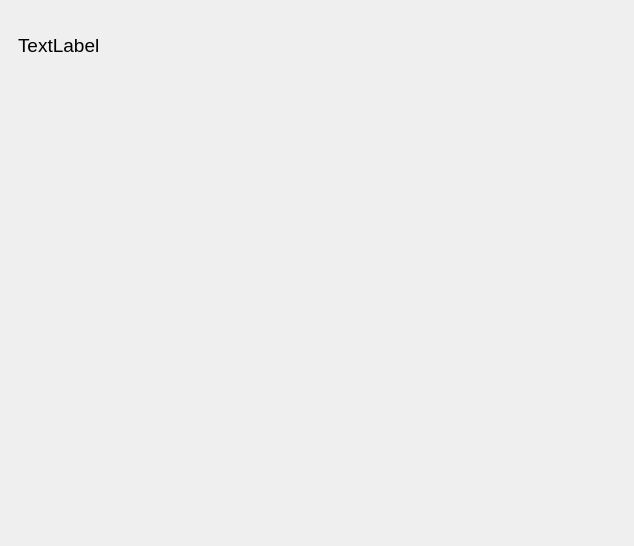
<?xml version="1.0" encoding="UTF-8"?>
<ui version="4.0">
 <class>WelcomeUserWindow</class>
 <widget class="QMainWindow" name="WelcomeUserWindow">
  <property name="geometry">
   <rect>
    <x>0</x>
    <y>0</y>
    <width>634</width>
    <height>546</height>
   </rect>
  </property>
  <property name="sizePolicy">
   <sizepolicy hsizetype="Preferred" vsizetype="Expanding">
    <horstretch>0</horstretch>
    <verstretch>0</verstretch>
   </sizepolicy>
  </property>
  <property name="maximumSize">
   <size>
    <width>16777215</width>
    <height>16777215</height>
   </size>
  </property>
  <property name="windowTitle">
   <string>MainWindow</string>
  </property>
  <widget class="QWidget" name="centralwidget">
   <property name="sizePolicy">
    <sizepolicy hsizetype="Maximum" vsizetype="Maximum">
     <horstretch>0</horstretch>
     <verstretch>0</verstretch>
    </sizepolicy>
   </property>
   <layout class="QGridLayout" name="gridLayout_2">
    <item row="0" column="0">
     <layout class="QGridLayout" name="gridLayout">
      <item row="7" column="16">
       <spacer name="verticalSpacer_14">
        <property name="orientation">
         <enum>Qt::Vertical</enum>
        </property>
        <property name="sizeType">
         <enum>QSizePolicy::Preferred</enum>
        </property>
        <property name="sizeHint" stdset="0">
         <size>
          <width>3</width>
          <height>40</height>
         </size>
        </property>
       </spacer>
      </item>
      <item row="15" column="3">
       <spacer name="horizontalSpacer_2">
        <property name="orientation">
         <enum>Qt::Horizontal</enum>
        </property>
        <property name="sizeHint" stdset="0">
         <size>
          <width>40</width>
          <height>20</height>
         </size>
        </property>
       </spacer>
      </item>
      <item row="9" column="16">
       <spacer name="verticalSpacer_6">
        <property name="orientation">
         <enum>Qt::Vertical</enum>
        </property>
        <property name="sizeType">
         <enum>QSizePolicy::Preferred</enum>
        </property>
        <property name="sizeHint" stdset="0">
         <size>
          <width>3</width>
          <height>40</height>
         </size>
        </property>
       </spacer>
      </item>
      <item row="15" column="7">
       <spacer name="horizontalSpacer_4">
        <property name="orientation">
         <enum>Qt::Horizontal</enum>
        </property>
        <property name="sizeHint" stdset="0">
         <size>
          <width>40</width>
          <height>20</height>
         </size>
        </property>
       </spacer>
      </item>
      <item row="15" column="9">
       <spacer name="horizontalSpacer_6">
        <property name="orientation">
         <enum>Qt::Horizontal</enum>
        </property>
        <property name="sizeHint" stdset="0">
         <size>
          <width>40</width>
          <height>20</height>
         </size>
        </property>
       </spacer>
      </item>
      <item row="12" column="16">
       <spacer name="verticalSpacer_3">
        <property name="orientation">
         <enum>Qt::Vertical</enum>
        </property>
        <property name="sizeType">
         <enum>QSizePolicy::Preferred</enum>
        </property>
        <property name="sizeHint" stdset="0">
         <size>
          <width>3</width>
          <height>40</height>
         </size>
        </property>
       </spacer>
      </item>
      <item row="15" column="10">
       <spacer name="horizontalSpacer_7">
        <property name="orientation">
         <enum>Qt::Horizontal</enum>
        </property>
        <property name="sizeHint" stdset="0">
         <size>
          <width>40</width>
          <height>20</height>
         </size>
        </property>
       </spacer>
      </item>
      <item row="13" column="16">
       <spacer name="verticalSpacer_2">
        <property name="orientation">
         <enum>Qt::Vertical</enum>
        </property>
        <property name="sizeType">
         <enum>QSizePolicy::Preferred</enum>
        </property>
        <property name="sizeHint" stdset="0">
         <size>
          <width>3</width>
          <height>40</height>
         </size>
        </property>
       </spacer>
      </item>
      <item row="11" column="16">
       <spacer name="verticalSpacer_4">
        <property name="orientation">
         <enum>Qt::Vertical</enum>
        </property>
        <property name="sizeType">
         <enum>QSizePolicy::Preferred</enum>
        </property>
        <property name="sizeHint" stdset="0">
         <size>
          <width>3</width>
          <height>40</height>
         </size>
        </property>
       </spacer>
      </item>
      <item row="1" column="16">
       <spacer name="verticalSpacer_11">
        <property name="orientation">
         <enum>Qt::Vertical</enum>
        </property>
        <property name="sizeType">
         <enum>QSizePolicy::Preferred</enum>
        </property>
        <property name="sizeHint" stdset="0">
         <size>
          <width>3</width>
          <height>40</height>
         </size>
        </property>
       </spacer>
      </item>
      <item row="5" column="16">
       <spacer name="verticalSpacer_8">
        <property name="orientation">
         <enum>Qt::Vertical</enum>
        </property>
        <property name="sizeType">
         <enum>QSizePolicy::Preferred</enum>
        </property>
        <property name="sizeHint" stdset="0">
         <size>
          <width>3</width>
          <height>40</height>
         </size>
        </property>
       </spacer>
      </item>
      <item row="15" column="6">
       <spacer name="horizontalSpacer_14">
        <property name="orientation">
         <enum>Qt::Horizontal</enum>
        </property>
        <property name="sizeHint" stdset="0">
         <size>
          <width>40</width>
          <height>20</height>
         </size>
        </property>
       </spacer>
      </item>
      <item row="15" column="12">
       <spacer name="horizontalSpacer_10">
        <property name="orientation">
         <enum>Qt::Horizontal</enum>
        </property>
        <property name="sizeHint" stdset="0">
         <size>
          <width>40</width>
          <height>20</height>
         </size>
        </property>
       </spacer>
      </item>
      <item row="3" column="16">
       <spacer name="verticalSpacer_12">
        <property name="orientation">
         <enum>Qt::Vertical</enum>
        </property>
        <property name="sizeType">
         <enum>QSizePolicy::Preferred</enum>
        </property>
        <property name="sizeHint" stdset="0">
         <size>
          <width>3</width>
          <height>40</height>
         </size>
        </property>
       </spacer>
      </item>
      <item row="15" column="15">
       <spacer name="horizontalSpacer_9">
        <property name="orientation">
         <enum>Qt::Horizontal</enum>
        </property>
        <property name="sizeHint" stdset="0">
         <size>
          <width>40</width>
          <height>20</height>
         </size>
        </property>
       </spacer>
      </item>
      <item row="8" column="16">
       <spacer name="verticalSpacer_15">
        <property name="orientation">
         <enum>Qt::Vertical</enum>
        </property>
        <property name="sizeType">
         <enum>QSizePolicy::Preferred</enum>
        </property>
        <property name="sizeHint" stdset="0">
         <size>
          <width>3</width>
          <height>40</height>
         </size>
        </property>
       </spacer>
      </item>
      <item row="2" column="16">
       <spacer name="verticalSpacer_9">
        <property name="orientation">
         <enum>Qt::Vertical</enum>
        </property>
        <property name="sizeType">
         <enum>QSizePolicy::Preferred</enum>
        </property>
        <property name="sizeHint" stdset="0">
         <size>
          <width>3</width>
          <height>40</height>
         </size>
        </property>
       </spacer>
      </item>
      <item row="14" column="16">
       <spacer name="verticalSpacer">
        <property name="orientation">
         <enum>Qt::Vertical</enum>
        </property>
        <property name="sizeType">
         <enum>QSizePolicy::Preferred</enum>
        </property>
        <property name="sizeHint" stdset="0">
         <size>
          <width>3</width>
          <height>40</height>
         </size>
        </property>
       </spacer>
      </item>
      <item row="4" column="16">
       <spacer name="verticalSpacer_13">
        <property name="orientation">
         <enum>Qt::Vertical</enum>
        </property>
        <property name="sizeType">
         <enum>QSizePolicy::Preferred</enum>
        </property>
        <property name="sizeHint" stdset="0">
         <size>
          <width>3</width>
          <height>40</height>
         </size>
        </property>
       </spacer>
      </item>
      <item row="15" column="11">
       <spacer name="horizontalSpacer_8">
        <property name="orientation">
         <enum>Qt::Horizontal</enum>
        </property>
        <property name="sizeHint" stdset="0">
         <size>
          <width>40</width>
          <height>20</height>
         </size>
        </property>
       </spacer>
      </item>
      <item row="15" column="5">
       <spacer name="horizontalSpacer_13">
        <property name="orientation">
         <enum>Qt::Horizontal</enum>
        </property>
        <property name="sizeHint" stdset="0">
         <size>
          <width>40</width>
          <height>20</height>
         </size>
        </property>
       </spacer>
      </item>
      <item row="15" column="4">
       <spacer name="horizontalSpacer_3">
        <property name="orientation">
         <enum>Qt::Horizontal</enum>
        </property>
        <property name="sizeHint" stdset="0">
         <size>
          <width>40</width>
          <height>20</height>
         </size>
        </property>
       </spacer>
      </item>
      <item row="6" column="16">
       <spacer name="verticalSpacer_7">
        <property name="orientation">
         <enum>Qt::Vertical</enum>
        </property>
        <property name="sizeType">
         <enum>QSizePolicy::Preferred</enum>
        </property>
        <property name="sizeHint" stdset="0">
         <size>
          <width>3</width>
          <height>40</height>
         </size>
        </property>
       </spacer>
      </item>
      <item row="15" column="14">
       <spacer name="horizontalSpacer_12">
        <property name="orientation">
         <enum>Qt::Horizontal</enum>
        </property>
        <property name="sizeHint" stdset="0">
         <size>
          <width>40</width>
          <height>20</height>
         </size>
        </property>
       </spacer>
      </item>
      <item row="0" column="16">
       <spacer name="verticalSpacer_10">
        <property name="orientation">
         <enum>Qt::Vertical</enum>
        </property>
        <property name="sizeType">
         <enum>QSizePolicy::Preferred</enum>
        </property>
        <property name="sizeHint" stdset="0">
         <size>
          <width>3</width>
          <height>40</height>
         </size>
        </property>
       </spacer>
      </item>
      <item row="10" column="16">
       <spacer name="verticalSpacer_5">
        <property name="orientation">
         <enum>Qt::Vertical</enum>
        </property>
        <property name="sizeType">
         <enum>QSizePolicy::Preferred</enum>
        </property>
        <property name="sizeHint" stdset="0">
         <size>
          <width>3</width>
          <height>40</height>
         </size>
        </property>
       </spacer>
      </item>
      <item row="15" column="13">
       <spacer name="horizontalSpacer_11">
        <property name="orientation">
         <enum>Qt::Horizontal</enum>
        </property>
        <property name="sizeHint" stdset="0">
         <size>
          <width>40</width>
          <height>20</height>
         </size>
        </property>
       </spacer>
      </item>
      <item row="15" column="8">
       <spacer name="horizontalSpacer_5">
        <property name="orientation">
         <enum>Qt::Horizontal</enum>
        </property>
        <property name="sizeHint" stdset="0">
         <size>
          <width>40</width>
          <height>20</height>
         </size>
        </property>
       </spacer>
      </item>
      <item row="15" column="2">
       <spacer name="horizontalSpacer">
        <property name="orientation">
         <enum>Qt::Horizontal</enum>
        </property>
        <property name="sizeHint" stdset="0">
         <size>
          <width>40</width>
          <height>20</height>
         </size>
        </property>
       </spacer>
      </item>
      <item row="0" column="2" rowspan="2" colspan="14">
       <widget class="QWidget" name="widget" native="true">
        <property name="sizePolicy">
         <sizepolicy hsizetype="Preferred" vsizetype="Preferred">
          <horstretch>0</horstretch>
          <verstretch>0</verstretch>
         </sizepolicy>
        </property>
        <layout class="QGridLayout" name="gridLayout_3">
         <item row="0" column="0">
          <widget class="QLabel" name="label">
           <property name="font">
            <font>
             <pointsize>14</pointsize>
            </font>
           </property>
           <property name="text">
            <string>TextLabel</string>
           </property>
          </widget>
         </item>
        </layout>
       </widget>
      </item>
     </layout>
    </item>
   </layout>
  </widget>
  <widget class="QMenuBar" name="menuBar">
   <property name="geometry">
    <rect>
     <x>0</x>
     <y>0</y>
     <width>634</width>
     <height>22</height>
    </rect>
   </property>
  </widget>
  <action name="actionLogin">
   <property name="text">
    <string>Login</string>
   </property>
  </action>
  <action name="actionRegister">
   <property name="text">
    <string>Register</string>
   </property>
  </action>
 </widget>
 <resources/>
 <connections/>
</ui>
